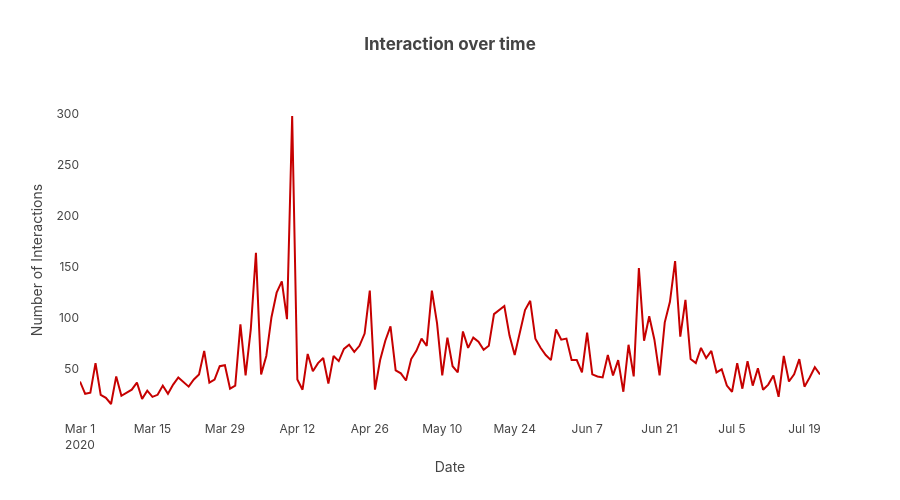

Notebook source saved alongside this figure:
### Code cell
plot_interactions_over_time(train_df)

### Figure 1 — Plotly figure (JSON) as saved in the notebook; plotly's stock layout.template omitted (floating-point values rounded to 4 significant figures; data arrays with more than 128 entries replaced by an {"elided": "..."} marker saying what was removed)
{"data": [{"hovertemplate": "Date=%{x}<br>Number of Interactions=%{y}<extra></extra>", "legendgroup": "", "line": {"color": "#c60000", "dash": "solid"}, "marker": {"symbol": "circle"}, "mode": "lines", "name": "", "orientation": "v", "showlegend": false, "type": "scatter", "x": {"elided": "144 str values"}, "xaxis": "x", "y": {"elided": "144 int values"}, "yaxis": "y"}], "layout": {"height": 500, "legend": {"tracegroupgap": 0}, "title": {"text": "Interaction over time"}, "xaxis": {"anchor": "y", "domain": [0, 1], "title": {"text": "Date"}}, "yaxis": {"anchor": "x", "domain": [0, 1], "showticklabels": true, "tickformat": ",", "title": {"text": "Number of Interactions"}}}}
